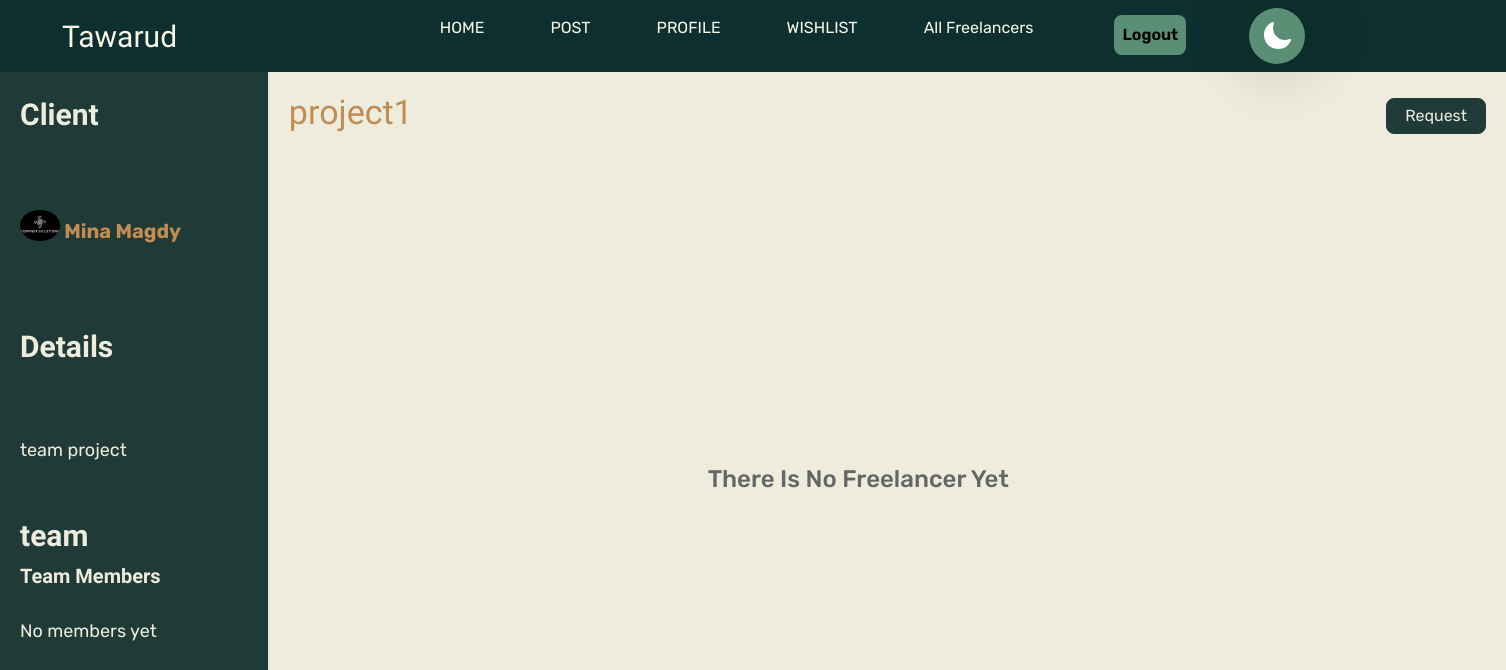
/User/task-details.php?id=53 (signed in), run on the app's committed database.
### tables this page shows
CREATE TABLE `project` (
  `project_id` int(11) NOT NULL,
  `project_name` varchar(255) NOT NULL,
  `project_desc` varchar(255) NOT NULL,
  `type_id` int(11) NOT NULL,
  `client_id` int(11) NOT NULL
);

CREATE TABLE `client` (
  `client_id` int(11) NOT NULL,
  `client_name` varchar(255) NOT NULL,
  `client_email` varchar(255) NOT NULL,
  `client_password` varchar(255) NOT NULL,
  `client_country` varchar(255) NOT NULL,
  `client_image` longtext NOT NULL,
  `promocode` varchar(255) DEFAULT NULL
);

CREATE TABLE `type` (
  `type_id` int(11) NOT NULL,
  `type_name` varchar(255) NOT NULL
);

### User/task-details.php (the view, shortened to what this page needs)
<?php
include("nav.php");
$client_id=isset($_SESSION['client_id'])?$_SESSION['client_id']:NULL;
$freelancer_id=isset($_SESSION['freelancer_id'])?$_SESSION['freelancer_id']:NULL;
if(isset($_GET['id'])){
    $project_id=$_GET['id'];
    $select_project="SELECT * FROM `project` JOIN `type` ON `type`.`type_id`= `project`.`type_id`
    JOIN `client` ON `client`.`client_id`=`project`.`client_id`
     WHERE `project`.`project_id`=$project_id";
    $run_project=mysqli_query($connect,$select_project);
    $fetch=mysqli_fetch_assoc ($run_project);
    $project_name=$fetch['project_name'];
    $project_desc=$fetch['project_desc'];
    $type=$fetch['type_name'];
    $type_id=$fetch['type_id'];
    $client_name=$fetch['client_name'];
    $clientid=$fetch['client_id'];
    $client_img=$fetch['client_image'];
    $select_member="SELECT * FROM `project_members` JOIN `freelancer` ON `freelancer`.`freelancer_id`=`project_members`.`freelancer_id`
     WHERE `project_members`.`project_id` =$project_id";
    $run_member=mysqli_query($connect,$select_member);
    $number_member=mysqli_num_rows($run_member);
    $select_task_1="SELECT * FROM `task_details` JOIN `project` ON  `project`.`project_id`=`task_details`.`project_id`
     JOIN `status` ON `status`.`status_id`=`task_details`.`status_id`
     JOIN `freelancer` ON `freelancer`.`freelancer_id`=`task_details`.`freelancer_id`
     JOIN  `category` ON `category`.`cat_id`=`freelancer`.`cat_id`
    WHERE `task_details`.`project_id`=$project_id AND `task_details`.`status_id`=1";
    $run_task_1=mysqli_query($connect,$select_task_1);
    $number_1=mysqli_num_rows($run_task_1);
    $select_task_2="SELECT * FROM `task_details` JOIN `project` ON  `project`.`project_id`=`task_details`.`project_id`
    JOIN `status` ON `status`.`status_id`=`task_details`.`status_id`
    JOIN `freelancer` ON `freelancer`.`freelancer_id`=`task_details`.`freelancer_id`
    JOIN  `category` ON `freelancer`.`cat_id`=`category`.`cat_id`
   WHERE `task_details`.`project_id`=$project_id AND `task_details`.`status_id`=2";
   $run_task_2=mysqli_query($connect,$select_task_2);
   $number_2=mysqli_num_rows($run_task_2);
   $select_task_3="SELECT * FROM `task_details` JOIN `project` ON  `project`.`project_id`=`task_details`.`project_id`
   JOIN `status` ON `status`.`status_id`=`task_details`.`status_id`
   JOIN `freelancer` ON `freelancer`.`freelancer_id`=`task_details`.`freelancer_id`
   JOIN  `category` ON `freelancer`.`cat_id`=`category`.`cat_id`
  WHERE `task_details`.`project_id`=$project_id AND `task_details`.`status_id`=3";
  $run_task_3=mysqli_query($connect,$select_task_3);
  $number_3=mysqli_num_rows($run_task_3);
}
?>
<!DOCTYPE html>
<html lang="en">
<head>
    <link rel="stylesheet" href="./css/task-details.css">
    <link rel="stylesheet" href="https://cdnjs.cloudflare.com/ajax/libs/font-awesome/6.6.0/css/all.min.css"
 />
    <link href="https://cdn.jsdelivr.net/npm/bootstrap@5.3.3/dist/css/bootstrap.min.css" rel="stylesheet"
>
</head>
<body>
<div class="containerrr">
    <aside class="sidebar">
    <div class="workspace-logo"> Client</div>
        <div class="workspace-logo"><a href="viewclientprofile.php?view=<?php echo $clientid?>"><img src="./images/<?php echo $client_img?>" alt=""> <?php echo $client_name ?></a> </div>
        <div class="workspace-logo"> Details</div>
        <nav class="menu">
            <p><?php echo $project_desc ?></p>
        </nav>
        <div class="workspace-menu">
            <h3 ><?php echo $type ?></h3>
            <h5>Team Members</h5>
            <?php if($number_member>0) {
                foreach($run_member as $data) { ?>
            <ul>
                <li><a href="./viewprofile.php?view_profile=<?php echo $data['freelancer_id']?>" class="p"><img src="./images/<?php echo $data['freelancer_image']?>" alt="">  <?php echo $data['freelancer_name']?></a></li>
            </ul>
            <?php } } else { ?>
                <p>No members yet</p>
        <?php    }?>
        </div>
    </aside>
    <main class="content">
        <header class="header">
            <h1><?php echo $project_name ?></h1>
            <?php if(isset($_SESSION['client_id']) && ($number_member==0  || $type_id==1)) { ?>
            <a href="./all-freelancer.php" class="request-btn">Request</a>
        <?php } ?>
        </header>
<?php if ($number_member>0){?>
        <div class="tasks">
            <div class="task-column to-do">
                <h2>To Do</h2>
                <?php if($number_1 >0){
                 foreach($run_task_1 as $data){?>
                <div class="task-card">
                    <h3><a href="./viewprofile.php?view_profile=<?php echo $data['freelancer_id']?>"><img src="./images/<?php echo $data['freelancer_image']?>" alt="">  <?php echo $data['freelancer_name']?></a></h3>
                    <p><?php echo $data['cat_name']?></p>
                    <?php if($data['freelancer_id']==$freelancer_id) { ?>
                    <button class="btn" onclick="showPopup(<?php echo $data['freelancer_id']?>)"><i class="fa-solid fa-arrow-right" style="color: #c18d52;"></i></button>
                <?php } ?>
                </div>
                <?php } } else{?>
                    <div class="task-card">
                <p>N0 task yet</p>
                </div>
                <?php } ?>
            </div>
            <div class="task-column in-progress">
                <h2>In Progress</h2>
                <?php if($number_2 >0){
                 foreach($run_task_2 as $data){?>
                <div class="task-card">
                    <h3><a href="./viewprofile.php?view_profile=<?php echo $data['freelancer_id']?>"><img src="./images/<?php echo $data['freelancer_image']?>" alt="">  <?php echo $data['freelancer_name']?></a></h3>
                    <p><?php echo $data['cat_name']?></p>
                    <?php if($data['freelancer_id']==$freelancer_id) { ?>
                        <button class="btn" onclick="showwww(<?php echo $data['freelancer_id']?>)">
    <i class="fa-solid fa-arrow-right" style="color: #c18d52;"></i>
</button>
                    <?php } ?>
                </div>
                <?php } } else{?>
                    <div class="task-card">
                <p>N0 task yet</p>
                </div>
                <?php } ?>
            </div>
            <div class="task-column completed">
                <h2>Completed</h2>
                <div class="task-card">
                <?php if($number_3 >0){
                 foreach($run_task_3 as $data){?>
                    <h3><a href="./viewprofile.php?view_profile=<?php echo $data['freelancer_id']?>"><img src="./images/<?php echo $data['freelancer_image']?>" alt="">  <?php echo $data['freelancer_name']?></a></h3>
                    <p><?php echo $data['cat_name']?></p>
                    <p>File Name</p>
                    <?php if($client_id || ($data['freelancer_id']==$freelancer_id)) { ?>
                    <a href="" Download="<?php echo $data ['file'] ?>">Download <i class="fa-solid fa-download" style="color: #c18d52;"></i></a>
                <?php } ?>
                </div>
                <?php } } else{?>
                <p>N0 task yet</p>
                <?php } ?>
            </div>
        </div>
        <?php }else{?>
            <h4 class="error">There Is No Freelancer Yet</h4>
            <?php } ?>
    </main>
</div>
</body>
</html>

### User/css/nav.css (style rules this page uses)
:root { --color1: #f8f7e5; --color2: #c18d52; --color3: #081b1b; --color4: #203b37; --color5: #5a8f76; --color6: #96cdb0; }
* { margin: 0; padding: 0; box-sizing: border-box; text-decoration: none; list-style: none; font-family: "Rubik", sans-serif; }
nav { background-color: var(--color3) !important; }

### User/css/task-details.css (style rules this page uses)
.content { width: 100%; }
img { width: 150px; margin-bottom: 15px; }
p { margin-bottom: 40px; font-size: 18px; }
:root { --color1: #edecdd; --color2: #c18d52; --color3: #0e2f2f; --color4: #203b37; --color5: #5a8f76; --color6: #96cdb0; }
body { font-family: Arial, sans-serif; margin: 0; padding: 0; background-color: var(--color1); text-decoration: none; width: 100% !important; overflow-x: hidden; }
.containerrr { display: flex; height: 100vh; width: 100%; }
.sidebar { width: 320px; background-color: var(--color4); border-right: 1px solid #ddd; display: flex; flex-direction: column; gap: 5%; padding: 20px; color: var(--color1); }
.sidebar a { text-decoration: none; color: var(--color2); }
.workspace-logo { font-size: 30px; font-weight: bold; margin-bottom: 30px; font-family: "Lancelot", serif; }
.workspace-menu h3 { font-size: 30px; font-weight: bold; margin-bottom: 30px; font-family: "Lancelot", serif; }
.workspace-menu h5 { font-size: 20px; font-weight: bold; margin-bottom: 30px; font-family: "Lancelot", serif; }
.workspace-menu h3 { margin-bottom: 10px; }
.content { flex-grow: 1; padding: 20px; background-color: var(--color1); display: flex; flex-direction: column; }
.header { display: flex; justify-content: space-between; align-items: center; margin-bottom: 20px; }
.header h1 { font-size: 34px; font-family: "Lancelot", serif; color: var(--color2); }
.workspace-logo a img { width: 40px; border-radius: 50%; }
.workspace-logo a { font-size: 20px; }
.menu { background-color: var(--color4) !important; }
.request-btn { border: var(--color4) 1px solid; background-color: var(--color4); color: var(--color1); padding: 5px 18px; border-radius: 8px; text-decoration: none; }
.error { position: relative; top: 40%; left: 35%; color: #666; }

### data on the page
project: client.client_image (picture), client.client_name "Mina Magdy", project_desc "team project", type.type_name "team", project_name "project1"
